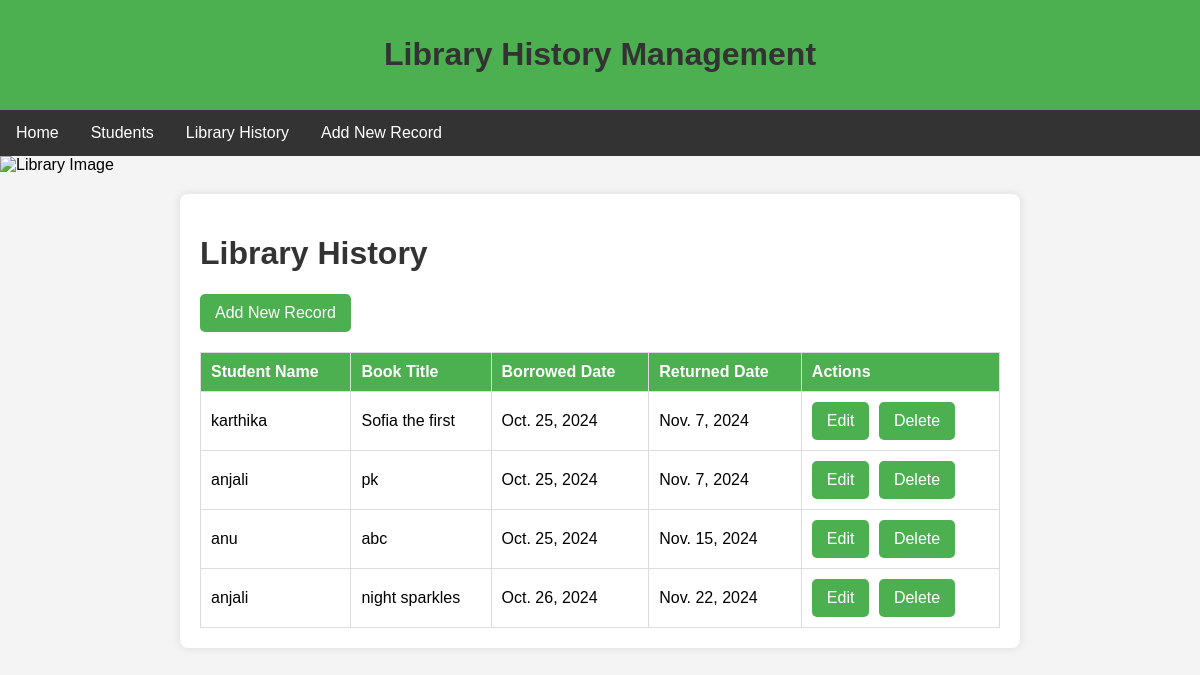
The page /library/history/ on the database its author committed.
### school/models.py (models this page shows, shortened)
class LibraryHistory(models.Model):
    student = models.ForeignKey(Student, on_delete=models.CASCADE)
    book_title = models.CharField(max_length=255)
    borrowed_date = models.DateField()  # Ensure this field name is correct
    returned_date = models.DateField(null=True, blank=True)

class Student(models.Model):
    name = models.CharField(max_length=100)
    age = models.IntegerField()
    student_class = models.CharField(max_length=50)

### school/views.py (the view)
# urls.py: path('library/history/', library_history_list, name='library_history_list'),
def library_history_list(request):
    history_records = LibraryHistory.objects.all()
    return render(request, 'library_history_list.html', {'history_records': history_records})

### Templates/library_history_list.html (shortened to what this page needs)
{% load static %}
<!DOCTYPE html>
<html lang="en">
<head>
</head>
<body>
    <header>
        <h1>Library History Management</h1>
    </header>
    <nav>
        <ul>
            <li><a href="{% url 'home' %}">Home</a></li>
            <li><a href="{% url 'student_list' %}">Students</a></li>
            <li><a href="{% url 'library_history_list' %}" class="active">Library History</a></li>
            <li><a href="{% url 'add_library_history' %}" class="active">Add New Record</a></li>
        </ul>
    </nav>
    <img class="banner" src="{% static 'images/lib1.jpg' %}" alt="Library Image">
    <div class="container">
        <h1>Library History</h1>
        <a class="button" href="{% url 'add_library_history' %}">Add New Record</a>
        <table>
            <thead>
                <tr>
                    <th>Student Name</th>
                    <th>Book Title</th>
                    <th>Borrowed Date</th>
                    <th>Returned Date</th>
                    <th>Actions</th>
                </tr>
            </thead>
            <tbody>
                {% for record in history_records %}
                    <tr>
                        <td>{{ record.student.name }}</td>
                        <td>{{ record.book_title }}</td>
                        <td>{{ record.borrowed_date }}</td>
                        <td>{{ record.returned_date }}</td>
                        <td>
                            <a href="{% url 'edit_library_history' record.id %}" class="button">Edit</a>
                            <a href="{% url 'delete_library_history' record.id %}" class="button" onclick="return confirm('Are you sure you want to delete this record?');">Delete</a>
                        </td>
                    </tr>
                {% empty %}
                    <tr>
                        <td colspan="5" class="text-center">No records found.</td>
                    </tr>
                {% endfor %}
            </tbody>
        </table>
    </div>
</body>
</html>

### Templates/library_history_list.html (style rules this page uses)
body { font-family: Arial, sans-serif; margin: 0; padding: 0; background-color: #f4f4f4; }
header { background-color: #4CAF50; color: white; padding: 15px 0; text-align: center; }
nav { background-color: #333; overflow: hidden; }
nav ul { list-style-type: none; padding: 0; margin: 0; }
nav ul li { float: left; }
nav ul li a { display: block; color: white; text-align: center; padding: 14px 16px; text-decoration: none; }
.container { max-width: 800px; margin: 20px auto; padding: 20px; background: white; border-radius: 8px; box-shadow: 0 0 10px rgba(0, 0, 0, 0.1); }
h1 { color: #333; }
table { width: 100%; border-collapse: collapse; margin-top: 20px; }
table, th, td { border: 1px solid #ddd; }
th, td { padding: 10px; text-align: left; }
th { background-color: #4CAF50; color: white; }
img.banner { max-width: 100%; height: auto; display: block; margin: 0 auto 20px; }
.button { background-color: #4CAF50; color: white; padding: 10px 15px; text-decoration: none; border-radius: 5px; display: inline-block; margin-right: 5px; }

### rows shown on the page
LibraryHistory: student.name "karthika", book_title "Sofia the first", borrowed_date "Oct. 25, 2024", returned_date "Nov. 7, 2024"
LibraryHistory: student.name "anjali", book_title "pk", borrowed_date "Oct. 25, 2024", returned_date "Nov. 7, 2024"
LibraryHistory: student.name "anu", book_title "abc", borrowed_date "Oct. 25, 2024", returned_date "Nov. 15, 2024"
LibraryHistory: student.name "anjali", book_title "night sparkles", borrowed_date "Oct. 26, 2024", returned_date "Nov. 22, 2024"
